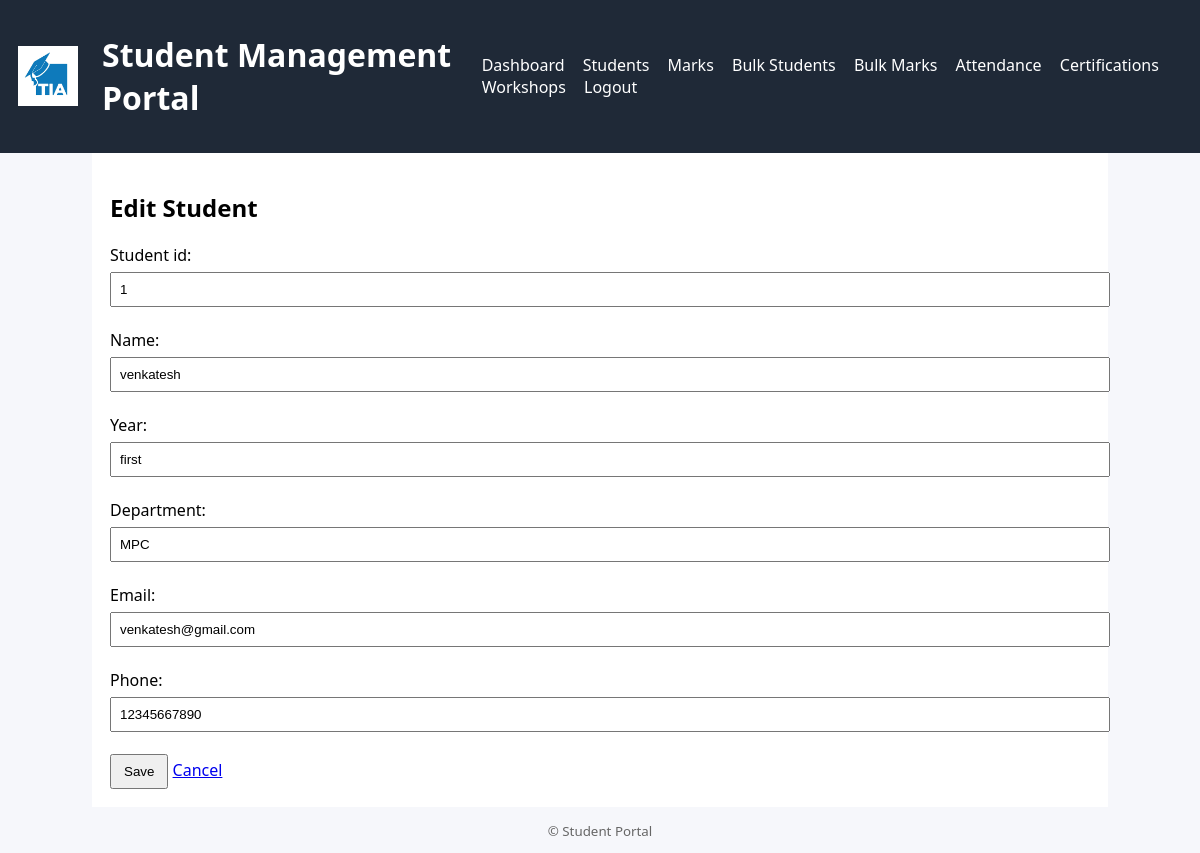
Page /students/5/edit/ (signed in) on the committed database.
### portal_app/models.py (models this page shows, shortened)
class Student(models.Model):
    student_id = models.CharField(max_length=20, unique=True)
    name = models.CharField(max_length=100)
    year = models.CharField(max_length=10)   # Required field
    department = models.CharField(max_length=50, null=True, blank=True)
    email = models.EmailField(null=True, blank=True)
    phone = models.CharField(max_length=15, null=True, blank=True)

### portal_app/views.py (the view)
# urls.py: path('students/<int:pk>/edit/', views.edit_student, name='edit_student'),
@login_required
@user_passes_test(is_staff)
def edit_student(request, pk):
    student = get_object_or_404(Student, pk=pk)
    form = StudentForm(request.POST or None, instance=student)
    if request.method == 'POST' and form.is_valid():
        form.save()
        messages.success(request, "Student updated.")
        return redirect('portal_app:student_list')
    return render(request, 'portal_app/edit_student.html', {'form': form, 'student': student})

### portal_app/forms.py
class StudentForm(forms.ModelForm):
    class Meta:
        model = Student
        fields = '__all__'   # include all model fields

### portal_app/views.py (called while the page is built)
def is_staff(user): return user.is_authenticated and user.is_staff

### portal_app/templates/portal_app/edit_student.html
{% extends "portal_app/base.html" %}
{% block content %}
  <h2>Edit Student</h2>
  <form method="post">{% csrf_token %}
    {{ form.as_p }}
    <button type="submit">Save</button>
    <a href="{% url 'portal_app:student_list' %}">Cancel</a>
  </form>
{% endblock %}

### portal_app/static/portal_app/style.css (style rules this page uses)
body { font-family: system-ui, Arial, sans-serif; margin:0; background:#f6f7fb; }
form input, form select, form textarea { width:100%; padding:8px; margin:6px 0; }
button { padding:8px 12px; }

### rows in the picture
Student: student_id "1", name "venkatesh", year "first", department "MPC", email "venkatesh@gmail.com", phone "12345667890"
